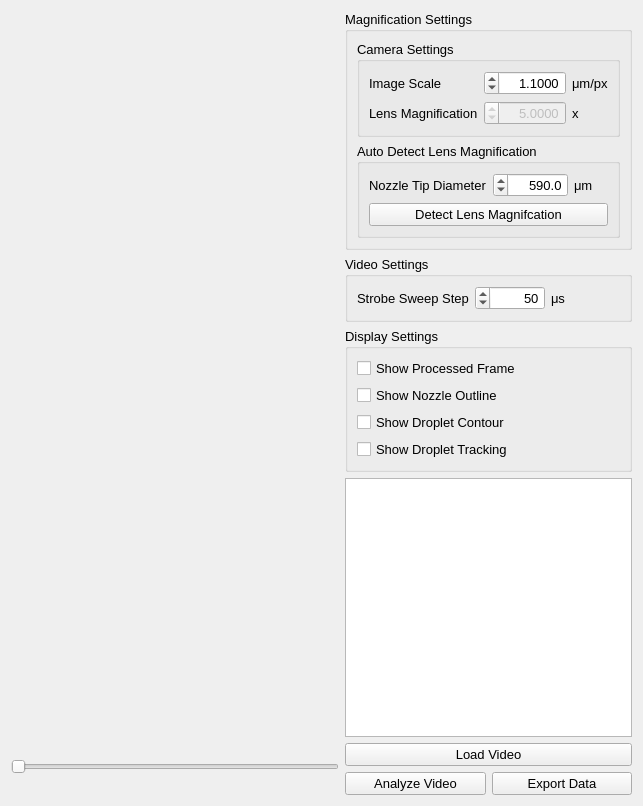
<?xml version="1.0" encoding="UTF-8"?>
<ui version="4.0">
 <class>DropletAnalyzerWidget</class>
 <widget class="QWidget" name="DropletAnalyzerWidget">
  <property name="geometry">
   <rect>
    <x>0</x>
    <y>0</y>
    <width>643</width>
    <height>806</height>
   </rect>
  </property>
  <property name="font">
   <font>
    <pointsize>10</pointsize>
   </font>
  </property>
  <property name="windowTitle">
   <string>Form</string>
  </property>
  <property name="autoFillBackground">
   <bool>true</bool>
  </property>
  <layout class="QGridLayout" name="gridLayout_2" columnstretch="1,0">
   <item row="2" column="0">
    <widget class="QSlider" name="frameSlider">
     <property name="orientation">
      <enum>Qt::Horizontal</enum>
     </property>
    </widget>
   </item>
   <item row="3" column="0">
    <widget class="QLabel" name="frameLabel">
     <property name="sizePolicy">
      <sizepolicy hsizetype="Preferred" vsizetype="Maximum">
       <horstretch>0</horstretch>
       <verstretch>0</verstretch>
      </sizepolicy>
     </property>
     <property name="text">
      <string/>
     </property>
     <property name="alignment">
      <set>Qt::AlignCenter</set>
     </property>
    </widget>
   </item>
   <item row="0" column="1" rowspan="4">
    <layout class="QGridLayout" name="gridLayout">
     <item row="1" column="0" colspan="2">
      <widget class="QGroupBox" name="magnificationSettingsGroupBox">
       <property name="title">
        <string>Magnification Settings</string>
       </property>
       <layout class="QGridLayout" name="gridLayout_5">
        <item row="1" column="0">
         <widget class="QGroupBox" name="autoGroupBox">
          <property name="title">
           <string>Auto Detect Lens Magnification</string>
          </property>
          <property name="checkable">
           <bool>false</bool>
          </property>
          <layout class="QGridLayout" name="gridLayout_3">
           <item row="0" column="2">
            <widget class="QLabel" name="label_2">
             <property name="text">
              <string>μm</string>
             </property>
            </widget>
           </item>
           <item row="0" column="1">
            <widget class="QDoubleSpinBox" name="nozzleTipDiameter">
             <property name="layoutDirection">
              <enum>Qt::RightToLeft</enum>
             </property>
             <property name="alignment">
              <set>Qt::AlignRight|Qt::AlignTrailing|Qt::AlignVCenter</set>
             </property>
             <property name="decimals">
              <number>1</number>
             </property>
             <property name="minimum">
              <double>1.000000000000000</double>
             </property>
             <property name="maximum">
              <double>15000.000000000000000</double>
             </property>
             <property name="value">
              <double>590.000000000000000</double>
             </property>
            </widget>
           </item>
           <item row="0" column="0">
            <widget class="QLabel" name="label">
             <property name="text">
              <string>Nozzle Tip Diameter</string>
             </property>
            </widget>
           </item>
           <item row="1" column="0" colspan="3">
            <widget class="QPushButton" name="detectLensMagButton">
             <property name="toolTip">
              <string>&lt;html&gt;&lt;head/&gt;&lt;body&gt;&lt;p&gt;Automatically estimate the image scale using the nozzle tip visible in the frame&lt;/p&gt;&lt;/body&gt;&lt;/html&gt;</string>
             </property>
             <property name="text">
              <string>Detect Lens Magnifcation</string>
             </property>
            </widget>
           </item>
          </layout>
         </widget>
        </item>
        <item row="0" column="0">
         <widget class="QGroupBox" name="manualGroupBox">
          <property name="enabled">
           <bool>true</bool>
          </property>
          <property name="title">
           <string>Camera Settings</string>
          </property>
          <property name="checkable">
           <bool>false</bool>
          </property>
          <property name="checked">
           <bool>false</bool>
          </property>
          <layout class="QGridLayout" name="gridLayout_4">
           <item row="1" column="1">
            <widget class="QDoubleSpinBox" name="magnificationSpinBox">
             <property name="enabled">
              <bool>false</bool>
             </property>
             <property name="layoutDirection">
              <enum>Qt::RightToLeft</enum>
             </property>
             <property name="alignment">
              <set>Qt::AlignRight|Qt::AlignTrailing|Qt::AlignVCenter</set>
             </property>
             <property name="decimals">
              <number>4</number>
             </property>
             <property name="minimum">
              <double>0.100000000000000</double>
             </property>
             <property name="maximum">
              <double>20.000000000000000</double>
             </property>
             <property name="value">
              <double>5.000000000000000</double>
             </property>
            </widget>
           </item>
           <item row="1" column="2">
            <widget class="QLabel" name="label_3">
             <property name="text">
              <string>x</string>
             </property>
            </widget>
           </item>
           <item row="1" column="0">
            <widget class="QLabel" name="label_4">
             <property name="text">
              <string>Lens Magnification</string>
             </property>
            </widget>
           </item>
           <item row="0" column="0">
            <widget class="QLabel" name="label_6">
             <property name="text">
              <string>Image Scale</string>
             </property>
            </widget>
           </item>
           <item row="0" column="1">
            <widget class="QDoubleSpinBox" name="imageScaleSpinBox">
             <property name="layoutDirection">
              <enum>Qt::RightToLeft</enum>
             </property>
             <property name="alignment">
              <set>Qt::AlignRight|Qt::AlignTrailing|Qt::AlignVCenter</set>
             </property>
             <property name="decimals">
              <number>4</number>
             </property>
             <property name="minimum">
              <double>0.010000000000000</double>
             </property>
             <property name="maximum">
              <double>100.000000000000000</double>
             </property>
             <property name="value">
              <double>1.100000000000000</double>
             </property>
            </widget>
           </item>
           <item row="0" column="2">
            <widget class="QLabel" name="label_5">
             <property name="text">
              <string>μm/px</string>
             </property>
            </widget>
           </item>
          </layout>
         </widget>
        </item>
       </layout>
      </widget>
     </item>
     <item row="3" column="0" colspan="2">
      <widget class="QGroupBox" name="displaySettingsGroupBox">
       <property name="title">
        <string>Display Settings</string>
       </property>
       <layout class="QGridLayout" name="gridLayout_7">
        <item row="0" column="0">
         <widget class="QCheckBox" name="showProcessedFrameCheckBox">
          <property name="text">
           <string>Show Processed Frame</string>
          </property>
         </widget>
        </item>
        <item row="3" column="0">
         <widget class="QCheckBox" name="showDropletTrackingCheckBox">
          <property name="text">
           <string>Show Droplet Tracking</string>
          </property>
         </widget>
        </item>
        <item row="2" column="0">
         <widget class="QCheckBox" name="showDropletContourCheckBox">
          <property name="text">
           <string>Show Droplet Contour</string>
          </property>
         </widget>
        </item>
        <item row="1" column="0">
         <widget class="QCheckBox" name="showNozzleOutlineCheckBox">
          <property name="text">
           <string>Show Nozzle Outline</string>
          </property>
         </widget>
        </item>
       </layout>
      </widget>
     </item>
     <item row="6" column="0">
      <widget class="QPushButton" name="analyzeVideoButton">
       <property name="text">
        <string>Analyze Video</string>
       </property>
      </widget>
     </item>
     <item row="6" column="1">
      <widget class="QPushButton" name="exportDataButton">
       <property name="text">
        <string>Export Data</string>
       </property>
      </widget>
     </item>
     <item row="2" column="0" colspan="2">
      <widget class="QGroupBox" name="videoSettingsGroupBox">
       <property name="title">
        <string>Video Settings</string>
       </property>
       <layout class="QGridLayout" name="gridLayout_6">
        <item row="0" column="0">
         <widget class="QLabel" name="label_8">
          <property name="text">
           <string>Strobe Sweep Step</string>
          </property>
         </widget>
        </item>
        <item row="0" column="2">
         <widget class="QLabel" name="label_7">
          <property name="text">
           <string>μs</string>
          </property>
         </widget>
        </item>
        <item row="0" column="1">
         <widget class="QSpinBox" name="strobeSweepStepSpinBox">
          <property name="layoutDirection">
           <enum>Qt::RightToLeft</enum>
          </property>
          <property name="alignment">
           <set>Qt::AlignRight|Qt::AlignTrailing|Qt::AlignVCenter</set>
          </property>
          <property name="value">
           <number>50</number>
          </property>
         </widget>
        </item>
       </layout>
      </widget>
     </item>
     <item row="5" column="0" colspan="2">
      <widget class="QPushButton" name="loadVideoButton">
       <property name="text">
        <string>Load Video</string>
       </property>
      </widget>
     </item>
     <item row="4" column="0" colspan="2">
      <widget class="QPlainTextEdit" name="outputTextEdit">
       <property name="readOnly">
        <bool>false</bool>
       </property>
      </widget>
     </item>
    </layout>
   </item>
   <item row="0" column="0" rowspan="2">
    <widget class="ImageViewer" name="imageViewer" native="true">
     <property name="sizePolicy">
      <sizepolicy hsizetype="Preferred" vsizetype="Preferred">
       <horstretch>0</horstretch>
       <verstretch>0</verstretch>
      </sizepolicy>
     </property>
     <property name="minimumSize">
      <size>
       <width>300</width>
       <height>0</height>
      </size>
     </property>
    </widget>
   </item>
  </layout>
 </widget>
 <customwidgets>
  <customwidget>
   <class>ImageViewer</class>
   <extends>QWidget</extends>
   <header>imageviewer.h</header>
   <container>1</container>
  </customwidget>
 </customwidgets>
 <tabstops>
  <tabstop>imageScaleSpinBox</tabstop>
  <tabstop>magnificationSpinBox</tabstop>
  <tabstop>nozzleTipDiameter</tabstop>
  <tabstop>detectLensMagButton</tabstop>
  <tabstop>strobeSweepStepSpinBox</tabstop>
  <tabstop>showProcessedFrameCheckBox</tabstop>
  <tabstop>showNozzleOutlineCheckBox</tabstop>
  <tabstop>showDropletContourCheckBox</tabstop>
  <tabstop>showDropletTrackingCheckBox</tabstop>
  <tabstop>loadVideoButton</tabstop>
  <tabstop>analyzeVideoButton</tabstop>
  <tabstop>exportDataButton</tabstop>
  <tabstop>frameSlider</tabstop>
 </tabstops>
 <resources/>
 <connections/>
</ui>
